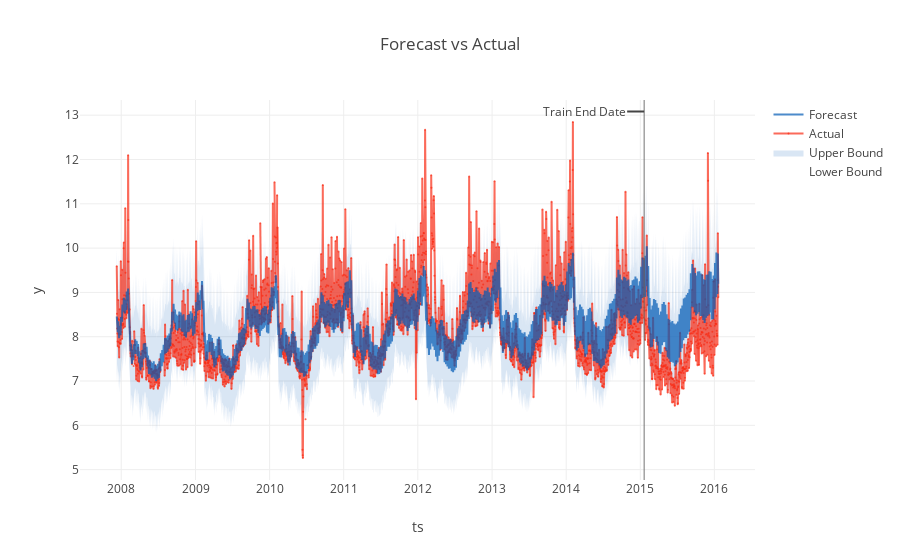

Notebook source saved alongside this figure:
### Markdown cell above
The output of run_forecast_config is a dictionary that contains the future forecast, historical forecast performance, and the original timeseries.

### Code cell
backtest = result.backtest
fig = backtest.plot()
plotly.io.show(fig)

### Figure 1 — Plotly figure (JSON) as saved in the notebook; plotly's stock layout.template omitted (floating-point values rounded to 4 significant figures; data arrays with more than 128 entries replaced by an {"elided": "..."} marker saying what was removed)
{"data": [{"legendgroup": "interval", "line": {"color": "rgba(0, 90, 181, 0.5)", "width": 0}, "mode": "lines", "name": "Lower Bound", "type": "scatter", "uid": "c0a594ea-f42f-4e40-adc2-efeb074f2290", "x": {"elided": "2964 str values"}, "y": {"elided": "2964 float values"}}, {"fill": "tonexty", "fillcolor": "rgba(0, 90, 181, 0.15)", "legendgroup": "interval", "line": {"color": "rgba(0, 90, 181, 0.5)", "width": 0}, "mode": "lines", "name": "Upper Bound", "type": "scatter", "uid": "592ddb8e-9e88-449d-849f-8cfb90da901e", "x": {"elided": "2964 str values"}, "y": {"elided": "2964 float values"}}, {"line": {"color": "rgba(250, 43, 20, 0.7)"}, "marker": {"color": "rgba(250, 43, 20, 0.7)", "size": 2}, "mode": "lines+markers", "name": "Actual", "opacity": 1, "type": "scatter", "uid": "f1d320b1-5c27-4b33-a506-8d04314a78d1", "x": {"elided": "2964 str values"}, "y": {"elided": "2964 float values"}}, {"line": {"color": "rgba(0, 90, 181, 0.7)", "dash": "solid"}, "name": "Forecast", "type": "scatter", "uid": "1336d516-5c72-4af2-9beb-83ff3452e307", "x": {"elided": "2964 str values"}, "y": {"elided": "2964 float values"}}], "layout": {"annotations": [{"arrowhead": 0, "ax": -60, "ay": 0, "showarrow": true, "text": "Train End Date", "x": "2015-01-20", "xref": "x", "y": 0.97, "yref": "paper"}], "legend": {"traceorder": "reversed"}, "shapes": [{"line": {"color": "rgba(100, 100, 100, 0.9)", "width": 1}, "type": "line", "x0": "2015-01-20", "x1": "2015-01-20", "xref": "x", "y0": 0, "y1": 1, "yref": "paper"}], "showlegend": true, "title": {"text": "Forecast vs Actual"}, "xaxis": {"title": {"text": "ts"}}, "yaxis": {"title": {"text": "y"}}}}
